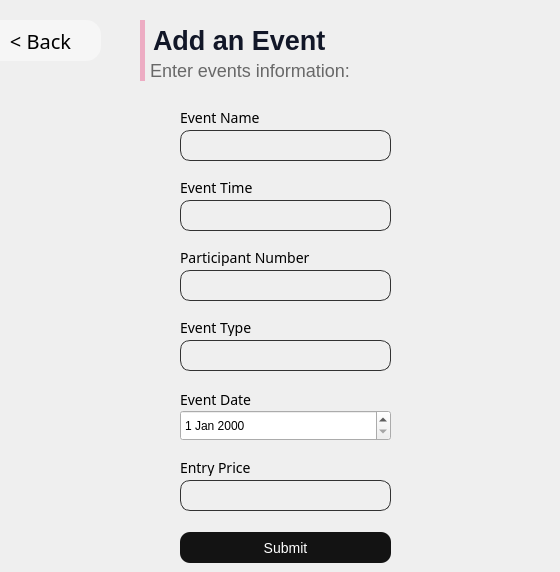
      <widget class="QWidget" name="page_31">
       <widget class="QLabel" name="label_173">
        <property name="geometry">
         <rect>
          <x>180</x>
          <y>110</y>
          <width>91</width>
          <height>16</height>
         </rect>
        </property>
        <property name="styleSheet">
         <string notr="true">font-family:Poppins;
font-weight:400;
font-size:14px;</string>
        </property>
        <property name="text">
         <string>Event Name</string>
        </property>
       </widget>
       <widget class="QLabel" name="label_174">
        <property name="geometry">
         <rect>
          <x>180</x>
          <y>320</y>
          <width>81</width>
          <height>16</height>
         </rect>
        </property>
        <property name="styleSheet">
         <string notr="true">font-family:Poppins;
font-weight:400;
font-size:14px;</string>
        </property>
        <property name="text">
         <string>Event Type</string>
        </property>
       </widget>
       <widget class="QLabel" name="label_175">
        <property name="geometry">
         <rect>
          <x>180</x>
          <y>460</y>
          <width>171</width>
          <height>16</height>
         </rect>
        </property>
        <property name="styleSheet">
         <string notr="true">font-family:Poppins;
font-weight:400;
font-size:14px;</string>
        </property>
        <property name="text">
         <string>Entry Price</string>
        </property>
       </widget>
       <widget class="QDateEdit" name="dateEdit_event">
        <property name="geometry">
         <rect>
          <x>180</x>
          <y>410</y>
          <width>211</width>
          <height>31</height>
         </rect>
        </property>
        <property name="styleSheet">
         <string notr="true">



QDateEdit {
    background-color: white;
    border: 1px solid #c1c1c1;
    padding: 2px;
    border-radius: 2px;
    font-size: 12px;
    font-family: poppins;
}

QDateEdit::drop-down {
    width: 25px;
}

QDateEdit::down-arrow {
    width: 10px;
    height: 10px;
}*/
</string>
        </property>
       </widget>
       <widget class="QLineEdit" name="participant_number_1">
        <property name="geometry">
         <rect>
          <x>180</x>
          <y>270</y>
          <width>211</width>
          <height>31</height>
         </rect>
        </property>
        <property name="styleSheet">
         <string notr="true">background-color: white; border-radius: 10px; 
background:rgba(0,0,0,0);
border: 1px solid rgb(50,50,50);
padding-left:5px;</string>
        </property>
       </widget>
       <widget class="QLineEdit" name="lineEdit_name_event">
        <property name="geometry">
         <rect>
          <x>180</x>
          <y>130</y>
          <width>211</width>
          <height>31</height>
         </rect>
        </property>
        <property name="styleSheet">
         <string notr="true">background-color: white; border-radius: 10px; 
background:rgba(0,0,0,0);
border: 1px solid rgb(50,50,50);
padding-left:5px;</string>
        </property>
       </widget>
       <widget class="QLineEdit" name="lineEdit_type_event">
        <property name="geometry">
         <rect>
          <x>180</x>
          <y>340</y>
          <width>211</width>
          <height>31</height>
         </rect>
        </property>
        <property name="styleSheet">
         <string notr="true">background-color: white; border-radius: 10px; 
background:rgba(0,0,0,0);
border: 1px solid rgb(50,50,50);
padding-left:5px;
</string>
        </property>
       </widget>
       <widget class="QLineEdit" name="entry_price_1">
        <property name="geometry">
         <rect>
          <x>180</x>
          <y>480</y>
          <width>211</width>
          <height>31</height>
         </rect>
        </property>
        <property name="styleSheet">
         <string notr="true">background-color: white; border-radius: 10px; 
background:rgba(0,0,0,0);
border: 1px solid rgb(50,50,50);
padding-left:5px;</string>
        </property>
       </widget>
       <widget class="QLabel" name="label_176">
        <property name="geometry">
         <rect>
          <x>180</x>
          <y>390</y>
          <width>101</width>
          <height>20</height>
         </rect>
        </property>
        <property name="styleSheet">
         <string notr="true">font-family:Poppins;
font-weight:400;
font-size:14px;</string>
        </property>
        <property name="text">
         <string>Event Date</string>
        </property>
       </widget>
       <widget class="QLabel" name="label_177">
        <property name="geometry">
         <rect>
          <x>180</x>
          <y>250</y>
          <width>151</width>
          <height>16</height>
         </rect>
        </property>
        <property name="styleSheet">
         <string notr="true">font-family:Poppins;
font-weight:400;
font-size:14px;</string>
        </property>
        <property name="text">
         <string>Participant Number</string>
        </property>
       </widget>
       <widget class="QLineEdit" name="lineEdit_horaire_event">
        <property name="geometry">
         <rect>
          <x>180</x>
          <y>200</y>
          <width>211</width>
          <height>31</height>
         </rect>
        </property>
        <property name="styleSheet">
         <string notr="true">background-color: white; border-radius: 10px; 
background:rgba(0,0,0,0);
border: 1px solid rgb(50,50,50);
padding-left:5px;</string>
        </property>
       </widget>
       <widget class="QLabel" name="label_178">
        <property name="geometry">
         <rect>
          <x>140</x>
          <y>20</y>
          <width>371</width>
          <height>41</height>
         </rect>
        </property>
        <property name="styleSheet">
         <string notr="true">font-family: 'Poppins';
font-style: normal;
background:rgba(0,0,0,0);
font-weight: 600;
font-size: 27px;
color: rgb(18,23,40);
border-left: 5px solid rgb(237,172,195);
padding-left: 1px;

</string>
        </property>
        <property name="text">
         <string>Add an Event</string>
        </property>
       </widget>
       <widget class="QLabel" name="label_179">
        <property name="geometry">
         <rect>
          <x>180</x>
          <y>180</y>
          <width>91</width>
          <height>16</height>
         </rect>
        </property>
        <property name="styleSheet">
         <string notr="true">font-family:Poppins;
font-weight:400;
font-size:14px;</string>
        </property>
        <property name="text">
         <string>Event Time</string>
        </property>
       </widget>
       <widget class="QLabel" name="label_180">
        <property name="geometry">
         <rect>
          <x>140</x>
          <y>60</y>
          <width>411</width>
          <height>21</height>
         </rect>
        </property>
        <property name="styleSheet">
         <string notr="true">font-family: 'Poppins';
font-style: normal;
background:rgba(0,0,0,0);
font-weight: 275;
font-size: 18px;
color: rgb(104,104,104);
border-left: 5px solid rgb(237,172,195);
padding-left: 1px;

</string>
        </property>
        <property name="text">
         <string>Enter events information:</string>
        </property>
       </widget>
       <widget class="QPushButton" name="back1_btn_5">
        <property name="geometry">
         <rect>
          <x>-20</x>
          <y>20</y>
          <width>121</width>
          <height>41</height>
         </rect>
        </property>
        <property name="font">
         <font>
          <family>Poppins</family>
          <pointsize>15</pointsize>
          <weight>34</weight>
          <italic>false</italic>
          <bold>false</bold>
         </font>
        </property>
        <property name="cursor">
         <cursorShape>PointingHandCursor</cursorShape>
        </property>
        <property name="styleSheet">
         <string notr="true">QPushButton{
background-color:rgb(246, 246, 246);
border:0;
color:black;
	font: 75 15pt &quot;Poppins&quot;;
font-weight:275;
border-radius:15px;
}QPushButton:hover{
background:rgb(19, 19, 19);
color:white;
}
</string>
        </property>
        <property name="text">
         <string>&lt; Back</string>
        </property>
       </widget>
       <widget class="QPushButton" name="pushButton_addevent">
        <property name="geometry">
         <rect>
          <x>180</x>
          <y>532</y>
          <width>211</width>
          <height>31</height>
         </rect>
        </property>
        <property name="styleSheet">
         <string notr="true">QPushButton{
border-radius: 10px; 
font-family: 'Poppins';
font-style: normal;
font-weight: 400;
font-size: 14px;
background:rgb(19,19,19);
color:white;
}
QPushButton:hover{
background:rgb(129, 129, 129);
}

</string>
        </property>
        <property name="text">
         <string>Submit</string>
        </property>
       </widget>
      </widget>
